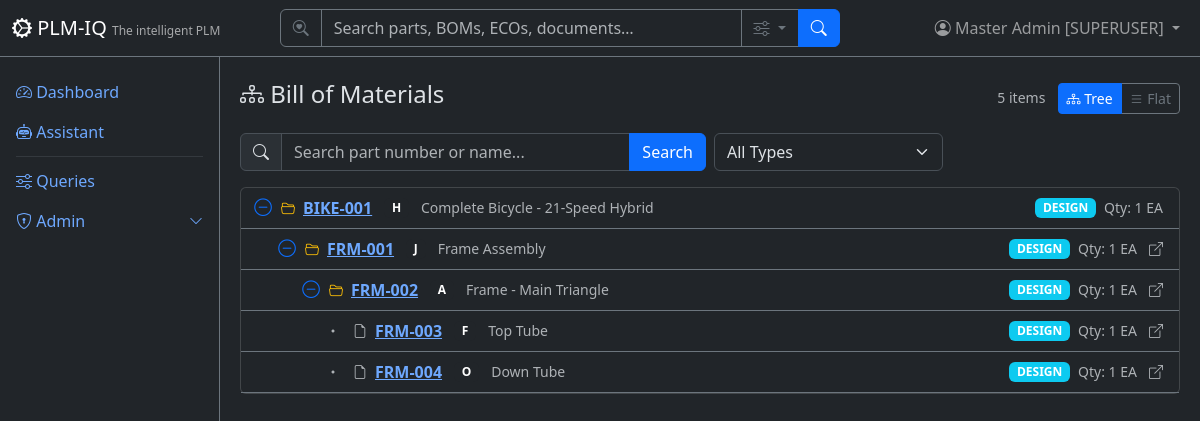
The page /bom (signed in) on the database as committed earlier.
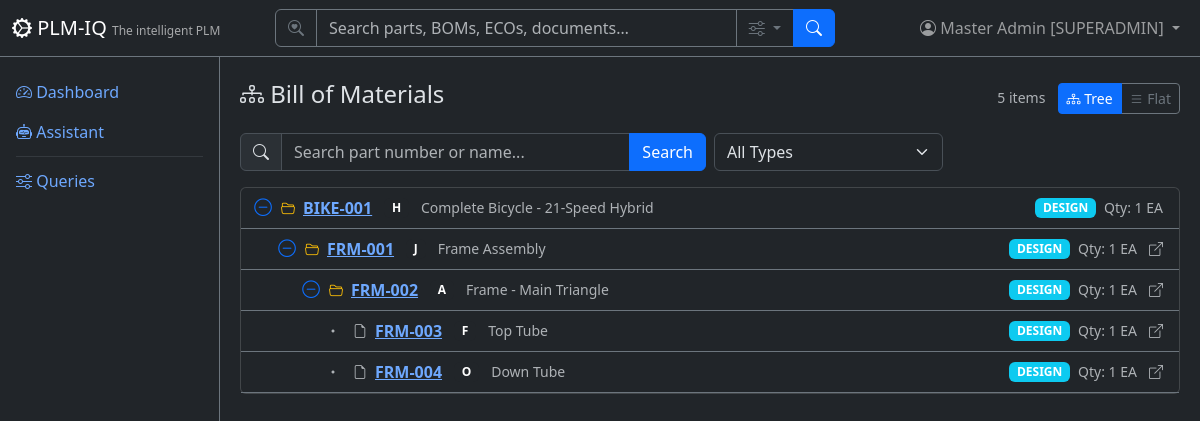
The same page on the database as committed later.
### app/models/tenant_user.py (models this page shows)
class User(Base):
    __tablename__ = "users"
    user_id = Column("user_id", Integer, primary_key=True, autoincrement=True)
    username = Column("username", String, unique=True, nullable=False)
    full_name = Column("full_name", String, nullable=False)
    email = Column("email", String)
    password_hash = Column("password_hash", String, nullable=False, default="")
    tenant_id = Column("tenant_id", Integer, ForeignKey("tenants.tenant_id"), nullable=False, default=1)
    tenant_key = Column("tenant_key", String, nullable=False)
    is_active = Column("is_active", Boolean, default=True)
    created_date = Column("created_date", String)
    role = Column("role", String, nullable=False, default="reader")
    tenant = relationship("Tenant", back_populates="users")
    favorites = relationship("Favorite", back_populates="user")

### app/routers/bom.py (the view)
@router.get("", response_class=HTMLResponse)
def list_bom(
    request: Request,
    q: Optional[str] = Query(None, description="Search by part number or name"),
    bom_type: Optional[str] = Query(None, description="Filter by BOM type"),
    view: Optional[str] = Query("tree", description="View mode: tree or flat"),
    page: int = Query(1, ge=1),
    db: Session = Depends(get_db),
):
    user = require_user(request, db)
    ctx = auth_context(request, db)
    query = db.query(BomItem)
    if q:
        query = query.filter(
            or_(
                BomItem.part_number.ilike(f"%{q}%"),
                BomItem.part_name.ilike(f"%{q}%"),
            )
        )
    if bom_type:
        query = query.filter(BomItem.bom_type == bom_type)
    total = query.count()
    offset = (page - 1) * DEFAULT_PAGE_SIZE
    all_items = query.order_by(BomItem.level, BomItem.part_number).all()
    items = all_items[offset:offset + DEFAULT_PAGE_SIZE]
    tree = _build_tree(all_items)
    return HTMLResponse(content=render(
        "bom/list.html",
        **ctx,
        items=items,
        tree=tree,
        tree_total=len(all_items),
        page=page,
        total=total,
        pages=(total + DEFAULT_PAGE_SIZE - 1) // DEFAULT_PAGE_SIZE,
        q=q or "",
        bom_type_filter=bom_type or "",
        view_mode=view or "tree",
        bom_types=["DESIGN", "AS_BUILT", "AS_SHIPPED", "AS_MAINTAINED"],
    ))

### app/templates/bom/list.html (shortened to what the changed rows need)
{% extends "base.html" %}

### app/templates/base.html (shortened to what this page needs)
<!DOCTYPE html>
<html lang="en" data-bs-theme="dark">
<head>
    <link href="https://cdn.jsdelivr.net/npm/bootstrap@5.3.3/dist/css/bootstrap.min.css" rel="stylesheet">
    <link href="https://cdn.jsdelivr.net/npm/bootstrap-icons@1.11.3/font/bootstrap-icons.css" rel="stylesheet">
</head>
<body>
    <nav class="navbar navbar-expand-md navbar-dark bg-dark fixed-top border-bottom border-secondary">
        <div class="container-fluid">
            <a class="navbar-brand" href="/">
                <i class="bi bi-gear-wide-connected"></i> PLM-IQ
                <small class="d-none d-md-inline">The intelligent PLM</small>
            </a>
            <div class="collapse navbar-collapse" id="navMenu">
                {% if current_user %}
                <form class="d-flex mx-auto my-2 my-md-0" role="search" action="/search" method="get" style="width: 100%; max-width: 560px;">
                    <div class="input-group">
                        <span class="input-group-text bg-dark border-secondary text-secondary"><i class="bi bi-search-heart"></i></span>
                        <input type="search" name="q" class="form-control bg-dark text-light border-secondary" placeholder="Search parts, BOMs, ECOs, documents…" aria-label="Search">
                        <button class="btn btn-outline-secondary dropdown-toggle" type="button" data-bs-toggle="dropdown" data-bs-auto-close="outside" title="Search options">
                            <i class="bi bi-sliders"></i>
                        </button>
                        <button class="btn btn-primary" type="submit"><i class="bi bi-search"></i></button>
                    </div>
                </form>
                {% endif %}
                <ul class="navbar-nav ms-auto align-items-center">
                    {% if current_user %}
                    <li class="nav-item dropdown">
                        <a class="nav-link dropdown-toggle position-relative" href="#" role="button" data-bs-toggle="dropdown" aria-label="Profile Menu" title="Profile Menu">
                            <i class="bi bi-person-circle"></i>
                            <span class="d-none d-md-inline">{{ current_user.full_name }} [{{ current_user.role|upper if current_user.role else 'SUPERUSER' }}]</span>
                        </a>
                    </li>
                    {% else %}
                    <li class="nav-item">
                        <a class="nav-link" href="/login"><i class="bi bi-box-arrow-in-right"></i> Sign In</a>
                    </li>
                    {% endif %}
                </ul>
            </div>
        </div>
    </nav>
    <div class="sidebar bg-dark border-end border-secondary pt-3">
        <ul class="nav nav-pills flex-column">
            <li class="nav-item">
                <a class="nav-link" href="/"><i class="bi bi-speedometer2"></i> Dashboard</a>
            </li>
            <li class="nav-item">
                <a class="nav-link" href="/assistant"><i class="bi bi-robot"></i> Assistant</a>
            </li>
            <li class="nav-item">
                <hr class="nav-divider my-1 mx-3 border-secondary">
            </li>
            <li class="nav-item">
                <a class="nav-link" href="/queries"><i class="bi bi-sliders"></i> Queries</a>
            </li>
            {% if current_user and (current_user.role == 'tenantadmin' or current_user.role is none) %}
            <li class="nav-item">
                <a class="nav-link d-flex justify-content-between align-items-center" data-bs-toggle="collapse" href="#adminSubmenu" role="button" aria-expanded="false">
                    <span><i class="bi bi-shield-lock"></i> Admin</span>
                    <i class="bi bi-chevron-down small"></i>
                </a>
            </li>
            {% endif %}
        </ul>
    </div>
    <div class="main-content">
        {% block content %}{% endblock %}
    </div>
</body>
</html>

Rows that differ between the two databases and show on the page:
changed User "Master Admin": role "SUPERUSER" → "SUPERADMIN"
Other text that changed with them:
text no longer shown: "Admin"
